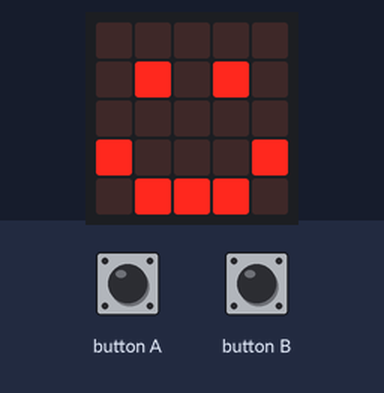
Recording of a program running on a simulated BBC micro:bit (MakeCode). Parts: the board's 5×5 LED display. The inputs (shaded band) are chosen by the test bench.

Above: at 1.8 s.
1.9 s: button A pressed for 0.15 s
At 2.7 s:
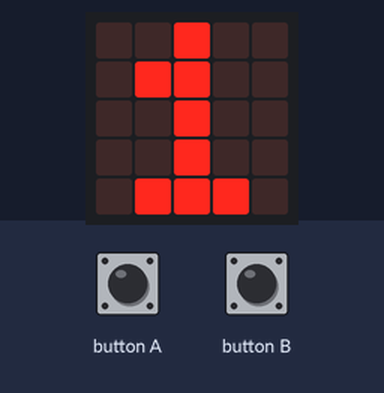
3.5 s: button B pressed for 0.15 s
At 3.9 s:
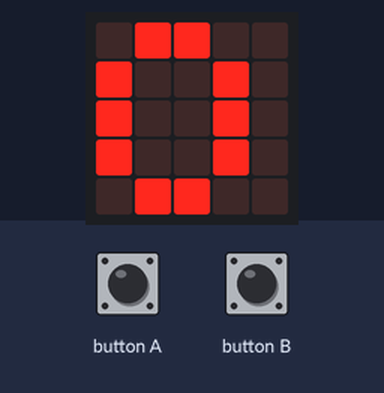
Timing chart, 0 to 6.5 s (numbered marks = the images above; inputs shaded):
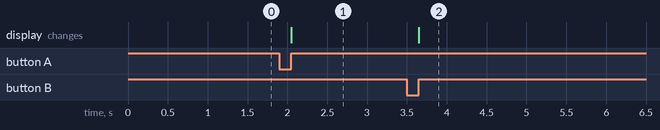

The program:

main.ts
```typescript
// (licence header left out)
let cookie = 0

basic.clearScreen()
basic.showIcon(IconNames.Happy)

input.onButtonPressed(Button.A, function () {
    cookie += 1
    basic.showNumber(cookie)
})

input.onButtonPressed(Button.B, function () {
    cookie = 0
    basic.showNumber(cookie)
})
```

Measured:
- after the input at 1.9 s, the display: changes after 0.15 s (image 1)
- after the input at 3.5 s, the display: changes after 0.15 s (image 2)
